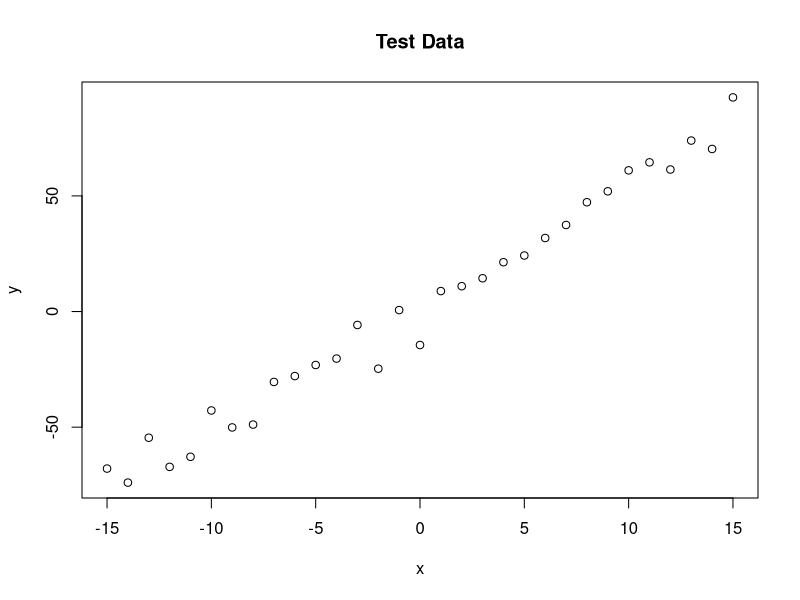
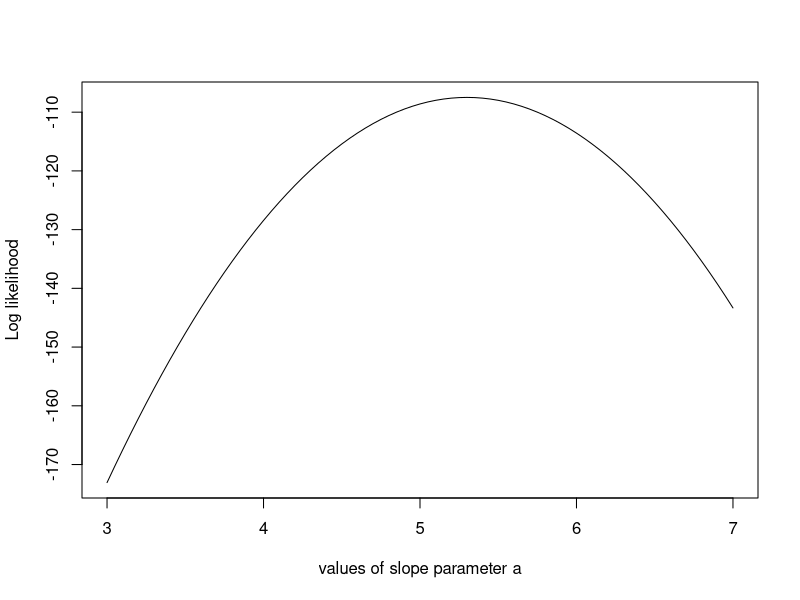

These figures' R source, in order:
## ---- chunk 1
trueA <- 5
trueB <- 0
trueSd <- 10
sampleSize <- 31

# create independent x-values 
x =(-(sampleSize-1)/2):((sampleSize-1)/2)
# create dependent values according to ax + b + N(0,sd)
y=trueA * x + trueB + rnorm(n=sampleSize,mean=0,sd=trueSd)
plot(x,y, main="Test Data")

likelihood <- function(param){
  a = param[1]
  b = param[2]
  sd = param[3]
  
  pred = a*x + b
  singlelikelihoods = dnorm(y, mean = pred, sd = sd, log = T)
  sumll = sum(singlelikelihoods)
  return(sumll)   
}
## ---- chunk 2

# Example: plot the likelihood profile of the slope a
slopevalues=function(x){return(likelihood(c(x, trueB, trueSd)))}
slopelikelihoods=lapply(seq(3, 7, by=.05), slopevalues )
plot (seq(3, 7, by=.05), slopelikelihoods , type="l", xlab = "values of slope parameter a", ylab = "Log likelihood")

# Prior distribution
prior <- function(param){
  a = param[1]
  b = param[2]
  sd = param[3]
  aprior = dunif(a, min=0, max=10, log = T)
  bprior = dnorm(b, sd = 5, log = T)
  sdprior = dunif(sd, min=0, max=30, log = T)
  return(aprior+bprior+sdprior)
}

posterior <- function(param){
  return (likelihood(param) + prior(param))
}
## ---- chunk 3

######## Metropolis algorithm ################

proposalfunction <- function(param){
  return(rnorm(3,mean = param, sd= c(0.1,0.5,0.3)))
}

run_metropolis_MCMC <- function(startvalue, iterations){
  chain = array(dim = c(iterations+1,3))
  chain[1,] = startvalue
  for (i in 1:iterations){
    proposal = proposalfunction(chain[i,])
    
    probab = exp(posterior(proposal) - posterior(chain[i,]))
    if (runif(1) < probab){
      chain[i+1,] = proposal
    }else{
      chain[i+1,] = chain[i,]
    }
  }
  return(chain)
}

startvalue = c(4,0,10)
chain = run_metropolis_MCMC(startvalue, 10000)

burnIn = 5000
acceptance = 1-mean(duplicated(chain[-(1:burnIn),]))
## ---- chunk 4
summary <- function(chain, burnIn, nclass, parameter) {
  if (parameter == "a") {
    hist(chain[-(1:burnIn),1],nclass=nclass, main="Posterior of a", xlab="True value = red line" )
    abline(v = mean(chain[-(1:burnIn),1]))
    abline(v = trueA, col="red" )
    plot(chain[-(1:burnIn),1], type = "l", xlab="True value = red line" , main = "Chain values of a", )
    abline(h = trueA, col="red" )
  } 
  if (parameter == "b") {
    hist(chain[-(1:burnIn),2],nclass=nclass, main="Posterior of b", xlab="True value = red line")
    abline(v = mean(chain[-(1:burnIn),2]))
    abline(v = trueB, col="red" )
    plot(chain[-(1:burnIn),2], type = "l", xlab="True value = red line" , main = "Chain values of b", )
    abline(h = trueB, col="red" )
  }
  if (parameter == "sd") {
    hist(chain[-(1:burnIn),3],nclass=nclass, main="Posterior of sd", xlab="True value = red line")
    abline(v = mean(chain[-(1:burnIn),3]) )
    abline(v = trueSd, col="red" )
    plot(chain[-(1:burnIn),3], type = "l", xlab="True value = red line" , main = "Chain values of sd", )
    abline(h = trueSd, col="red" )
  }
}
